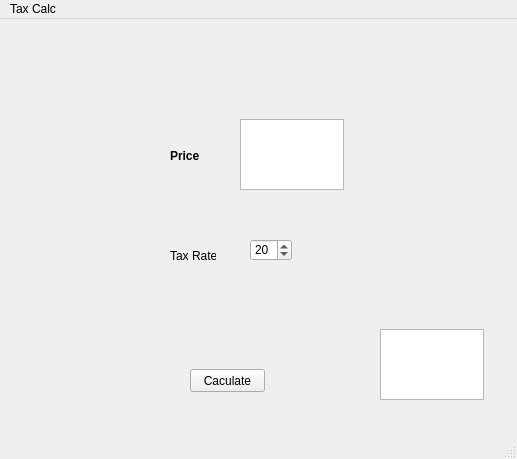
<?xml version="1.0" encoding="UTF-8"?>
<ui version="4.0">
 <class>MainWindow</class>
 <widget class="QMainWindow" name="MainWindow">
  <property name="geometry">
   <rect>
    <x>0</x>
    <y>0</y>
    <width>517</width>
    <height>459</height>
   </rect>
  </property>
  <property name="windowTitle">
   <string>MainWindow</string>
  </property>
  <widget class="QWidget" name="centralwidget">
   <widget class="QTextEdit" name="tePrice">
    <property name="geometry">
     <rect>
      <x>240</x>
      <y>100</y>
      <width>104</width>
      <height>71</height>
     </rect>
    </property>
   </widget>
   <widget class="QLabel" name="label">
    <property name="geometry">
     <rect>
      <x>170</x>
      <y>130</y>
      <width>46</width>
      <height>13</height>
     </rect>
    </property>
    <property name="font">
     <font>
      <weight>75</weight>
      <bold>true</bold>
     </font>
    </property>
    <property name="text">
     <string>Price</string>
    </property>
   </widget>
   <widget class="QSpinBox" name="sbTax">
    <property name="geometry">
     <rect>
      <x>250</x>
      <y>220</y>
      <width>42</width>
      <height>22</height>
     </rect>
    </property>
    <property name="value">
     <number>20</number>
    </property>
   </widget>
   <widget class="QLabel" name="label_2">
    <property name="geometry">
     <rect>
      <x>170</x>
      <y>230</y>
      <width>46</width>
      <height>13</height>
     </rect>
    </property>
    <property name="text">
     <string>Tax Rate</string>
    </property>
   </widget>
   <widget class="QPushButton" name="btCalcTax">
    <property name="geometry">
     <rect>
      <x>190</x>
      <y>350</y>
      <width>75</width>
      <height>23</height>
     </rect>
    </property>
    <property name="text">
     <string>Caculate</string>
    </property>
   </widget>
   <widget class="QTextEdit" name="teResult">
    <property name="geometry">
     <rect>
      <x>380</x>
      <y>310</y>
      <width>104</width>
      <height>71</height>
     </rect>
    </property>
   </widget>
  </widget>
  <widget class="QMenuBar" name="menubar">
   <property name="geometry">
    <rect>
     <x>0</x>
     <y>0</y>
     <width>517</width>
     <height>21</height>
    </rect>
   </property>
   <widget class="QMenu" name="menuTax_Calc">
    <property name="title">
     <string>Tax Calc</string>
    </property>
   </widget>
   <addaction name="menuTax_Calc"/>
  </widget>
  <widget class="QStatusBar" name="statusbar"/>
 </widget>
 <resources/>
 <connections/>
</ui>
